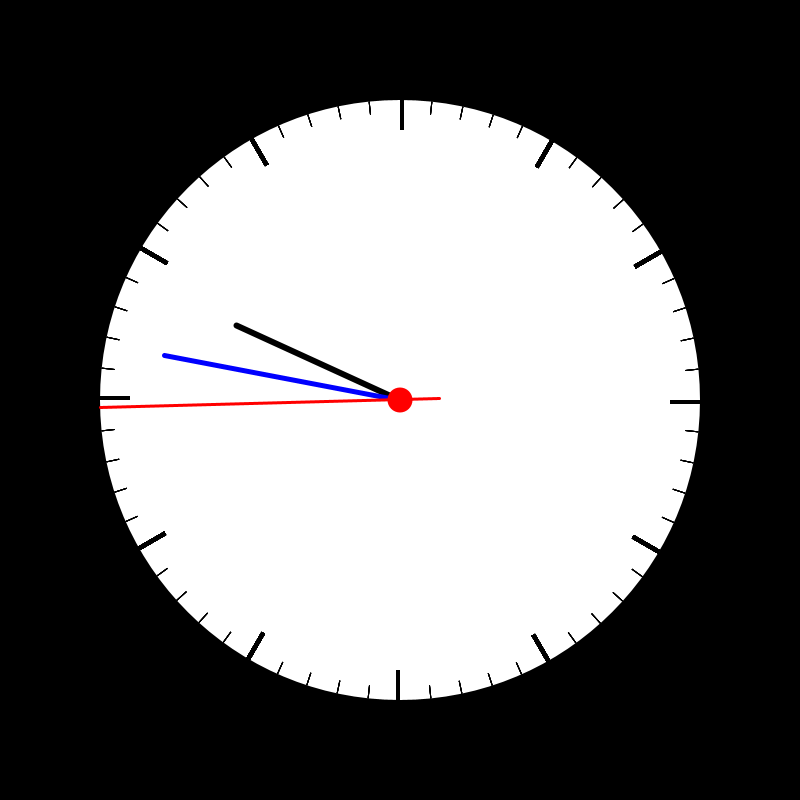
Frame 1 (no input)
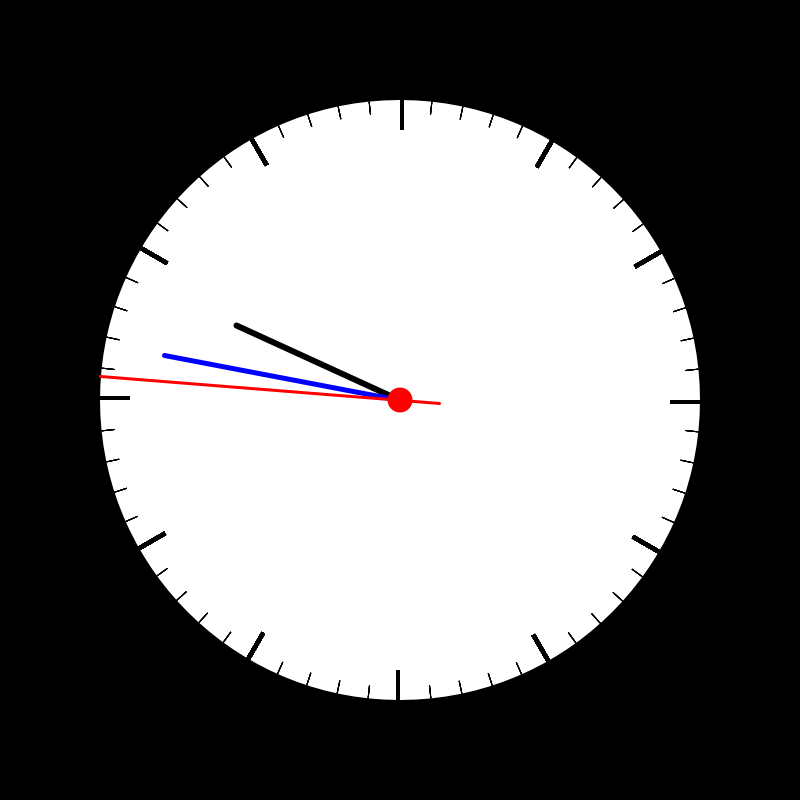
Frame 60 (the mouse pressed at the canvas centre just before this capture)
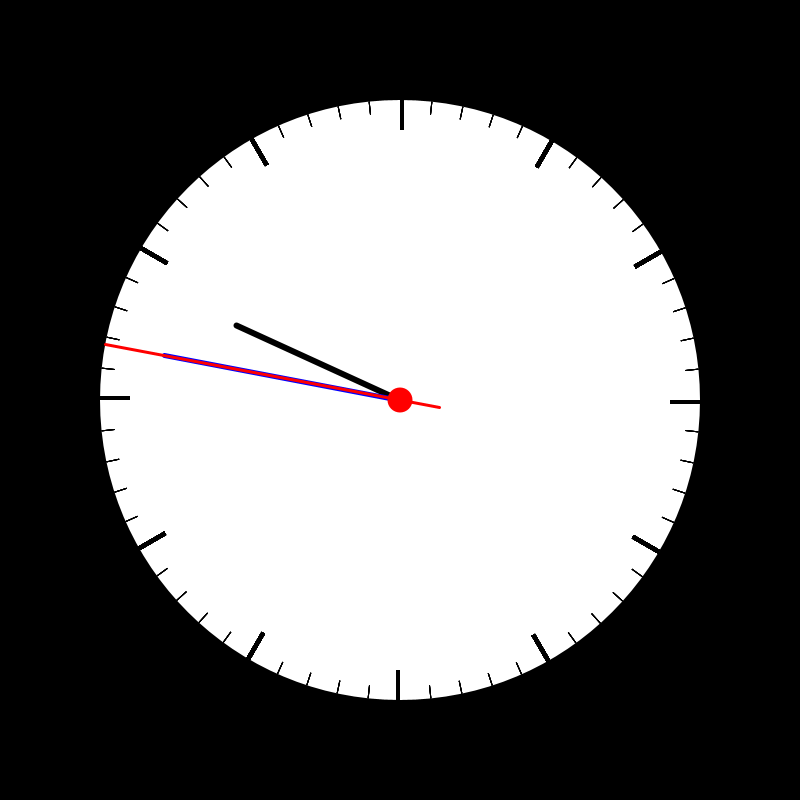
Frame 120 (the mouse held since frame 60 and released just before this capture)

The Processing sketch that drew these frames (run headless with seeded random() and noise(); from frame 60 on, the mouse is pressed at the canvas centre):

// Processing sketch: clock
// ── clock.pde
//float h = hour();
//float m = minute();
//float s = second();
float rad;
float rectA;
float rectB;
float rectC;
float rectD;
float hAngle;
float mAngle;
float sAngle;

void setup() {
  size(800, 800);
  background(0);
  rad = 300;
  rectA = 4;
  rectB = 30;
  rectC = 1;
  rectD = 13;
}

void draw() {
  background(0);
  fill(255);
  noStroke();
  circle(width * 0.5, height * 0.5, rad * 2);

  for (float a = 0; a < 360; a++) {
    pushMatrix();
    translate(width * 0.5, height * 0.5);
    rotate(radians(a * 30));
    fill(0);
    rect(0, -rad, rectA, rectB);
    popMatrix();
  }

  for (float a = 0; a < 360; a++) {
    pushMatrix();
    translate(width * 0.5, height * 0.5);
    rotate(radians(a * 6));
    fill(0);
    rect(0, -rad, rectC, rectD);
    popMatrix();
  }

  float h = hour() % 12;
  hAngle = map(h, 0, 11, 0, radians(360));
  pushMatrix();
  translate(width * 0.5, height * 0.5);
  rotate(hAngle);
  strokeWeight(6);
  stroke(0);
  line(0, 0, 0, -rad * 0.6);
  popMatrix();
  
  float m = minute();
  mAngle = map(m, 0, 59, 0, radians(360));
  pushMatrix();
  translate(width * 0.5, height * 0.5);
  rotate(mAngle);
  strokeWeight(5);
  stroke(0, 0, 255);
  line(0, 0, 0, -rad * 0.8);
  popMatrix();
  
  float s = second();
  sAngle = map(s, 0, 59, 0, radians(360));
  pushMatrix();
  translate(width * 0.5, height * 0.5);
  rotate(sAngle);
  strokeWeight(3);
  stroke(255, 0, 0);
  line(0, 40, 0, -rad);
  popMatrix();

  pushMatrix();
  translate(width * 0.5, height * 0.5);
  fill(255, 0, 0);
  noStroke();
  circle(0, 0, 25);
  popMatrix();
}
